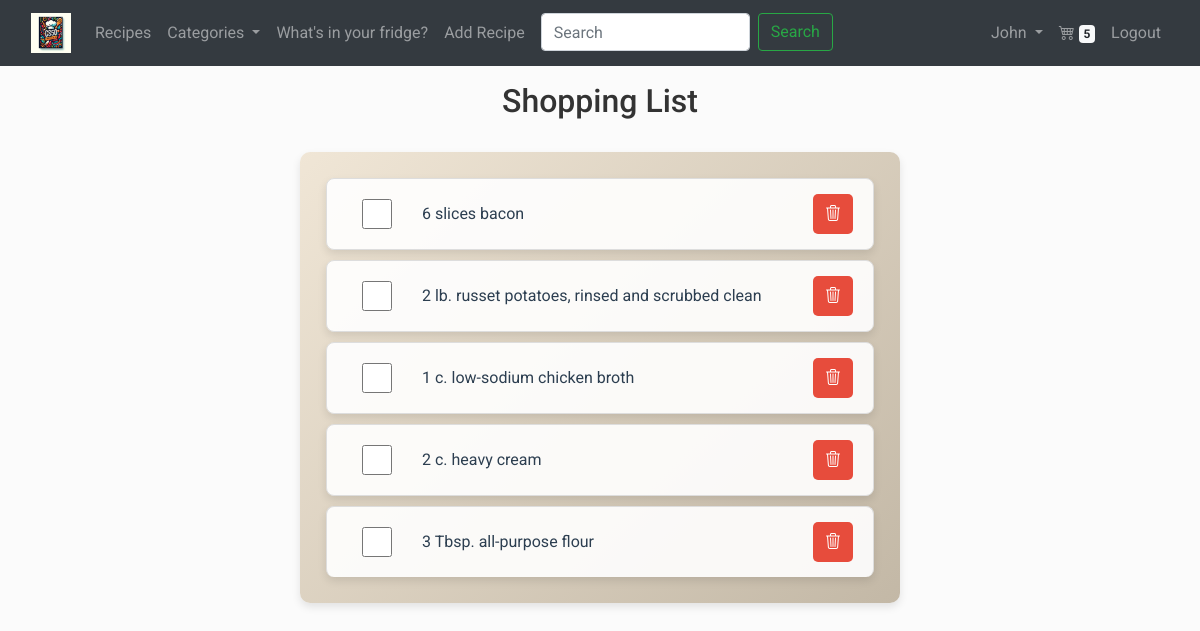
/shopping-list/ (signed in), run on an earlier commit of the app's database.
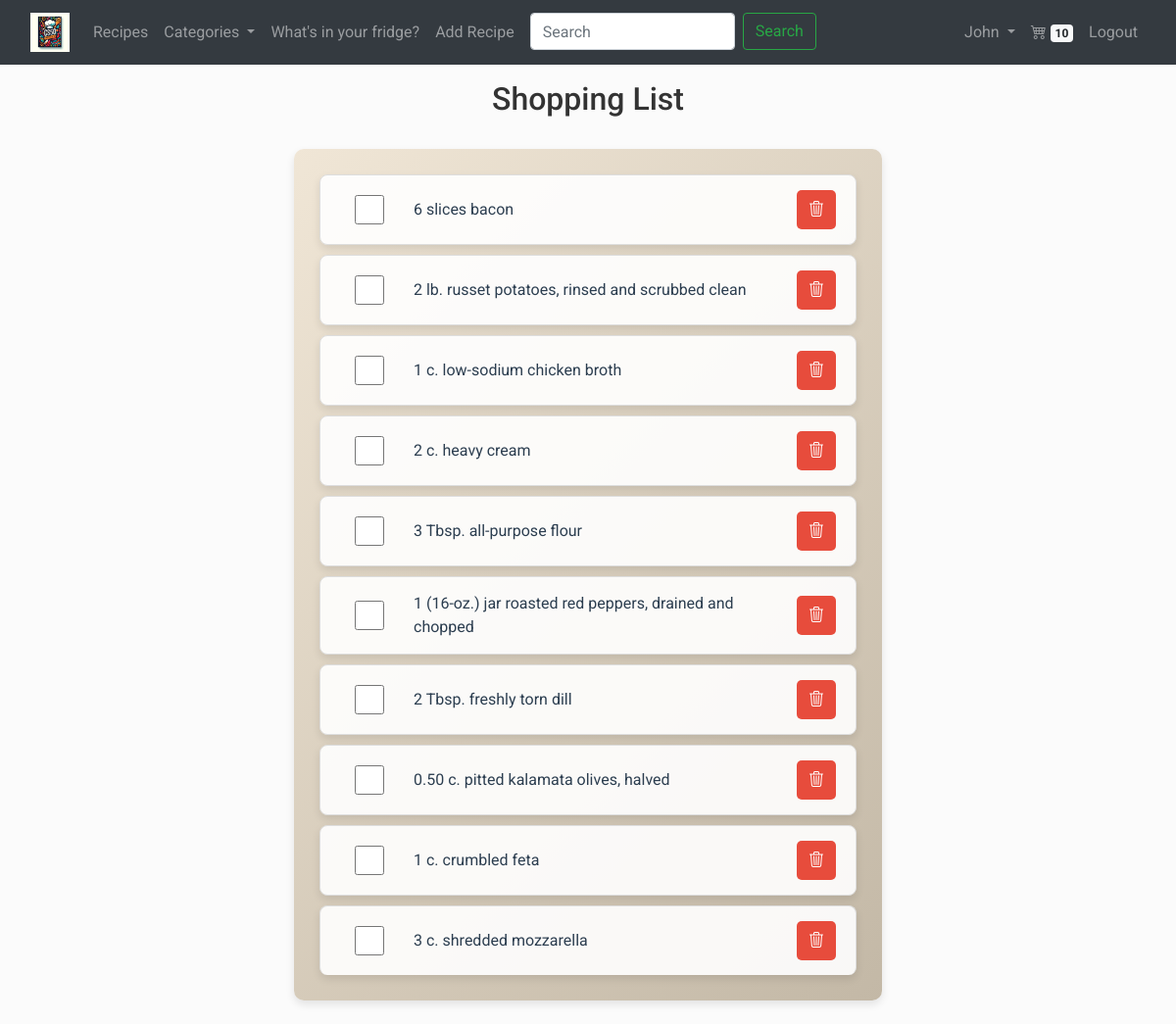
And on a later commit of the database.
### recepies/models.py (models this page shows, shortened)
class ShoppingListItem(models.Model):
    shopping_list = models.ForeignKey(ShoppingList, on_delete=models.CASCADE)
    ingredient = models.ForeignKey(Ingredient, on_delete=models.CASCADE)
    purchased = models.BooleanField(default=False)

class Ingredient(models.Model):
  name = models.CharField(max_length=255, unique=True)
  quantity = models.CharField(max_length=100)
  unit = models.CharField(max_length=50)

### recepies/views.py (the view)
# urls.py: path('shopping-list/', views.view_shopping_list, name='view_shopping_list'),
def view_shopping_list(request):
    categories, shopping_list_items_count = get_categories_and_shopping_list_count(request.user)
    shopping_list, created = ShoppingList.objects.get_or_create(user=request.user)
    return render(request, 'recepies/shopping_list.html', {
        'shopping_list': shopping_list, 'categories': categories, 'shopping_list_items_count': shopping_list_items_count,
    })

### recepies/templatetags/format_quantity.py (called while the page is built)
@register.filter
def format_quantity(value):
    try:
        value = float(value)
        if value.is_integer():
            return int(value)
        else:
             return f"{value:.2f}"
    except ValueError:
        return value

### recepies/utils.py (called while the page is built)
def get_categories_and_shopping_list_count(user):
    categories = Category.objects.all()
    shopping_list_items_count = 0
    if user.is_authenticated:
        try:
            shopping_list = ShoppingList.objects.get(user=user)
            shopping_list_items_count = shopping_list.ingredients.count()
        except ShoppingList.DoesNotExist:
            shopping_list_items_count = 0
    return categories, shopping_list_items_count

### recepies/templates/recepies/shopping_list.html (shortened to what this page needs)
{% extends "recepies/layout.html" %}
{% load format_quantity %}
{% load static %}
{% block body_class %}shopping-list-background{% endblock %}
{% block content %}
<div class"shopping-container">
  <h2 class="mb-4 text-center">Shopping List</h2>
  <section class="exotic-style">
    <ul id="shoppingList" class="mb-4">
        {% for item in shopping_list.shoppinglistitem_set.all %}
        <li id="item-{{ item.id }}">
            <input id="item-{{ item.id }}-0" type="checkbox" onchange="toggleStrikethrough(this);">
            <label for="item-{{ item.id }}-0">
                {{ item.ingredient.quantity|format_quantity }} {{ item.ingredient.unit }} {{ item.ingredient.name }}
            </label>
            <button type="button" class="btn btn-danger" onclick="deleteListItem({{ item.id }})"><i class="bi bi-trash3"></i></button>
        </li>
        {% empty %}
        <li class="justify-content-center"> The list is empty</li>
        {% endfor %}
    </ul>
  </section>
</div>
  {% endblock %}

### recepies/templates/recepies/layout.html (shortened to what this page needs)
{% load static %}
<!DOCTYPE html>
<html lang="en" >
  <head>
    <link
      rel="stylesheet"
      href="https://stackpath.bootstrapcdn.com/bootstrap/4.4.1/css/bootstrap.min.css"
    />
    <link rel="stylesheet" href="https://cdnjs.cloudflare.com/ajax/libs/font-awesome/6.5.1/css/all.min.css" />
    <link href="https://cdn.jsdelivr.net/npm/bootstrap-icons@1.9.1/font/bootstrap-icons.css" rel="stylesheet">
    <link href="{% static 'recepies/style.css' %}" rel="stylesheet" />
  </head>
  <body class="{% block body_class %}{% endblock %}">
    <nav class="navbar navbar-expand-lg navbar-dark bg-dark">
        <div class="container-fluid">
            <a class="navbar-brand" href="{% url 'index' %}">
                <img src="{% static 'recepies/images/Colorful_book.webp' %}" alt="Logo" style="height: 40px;">
            </a>
            <div class="collapse navbar-collapse" id="navbarNav">
                <ul class="navbar-nav me-auto">
                    <li class="nav-item">
                        <a class="nav-link" href="{% url 'index' %}">Recipes</a>
                    </li>
                    <li class="nav-item dropdown">
                        <a class="nav-link dropdown-toggle" href="#" id="navbarDropdownMenuLink" role="button" data-toggle="dropdown" aria-haspopup="true" aria-expanded="false">
                            Categories
                        </a>
                    </li>
                        <li class="nav-item">
                            <a class="nav-link" href="{% url 'your_fridge' %}">What's in your fridge?</a>
                        </li>
                        {% if user.is_authenticated %}
                            <li class="nav-item">
                                <a class="nav-link" href="{% url 'recipe_add' %}">Add Recipe</a>
                            </li>
                        {% endif %}
                        <li class="nav-item">
                            <form action="{% url 'search' %}" method="get" class="d-flex">
                                <input  name="query" class="form-control ml-2 search-input" type="search" placeholder="Search" aria-label="Search">
                                <button class="btn btn-outline-success ml-2 my-sm-0" type="submit">Search</button>
                            </form>
                        </li>
                    </ul>
                    <ul class="navbar-nav ml-auto">
                        {% if user.is_authenticated %}
                        <li class="nav-item dropdown">
                            <a class="nav-link dropdown-toggle" href="#" id="navbarDropdownMenuLink" role="button" data-toggle="dropdown" aria-haspopup="true" aria-expanded="false">
                                {{ user.username }}
                            </a>
                        </li>
                        <li class="nav-item">
                            <a class="dropdown-item nav-link" href="{% url 'view_shopping_list' %}"><i class="bi bi-cart4"></i>  <span class="badge badge-light">{{shopping_list_items_count}}</span></a>
                        </li>
                        <li class="nav-item">
                            <a class="nav-link" href="{% url 'logout' %}">Logout</a>
                        </li>
                    {% endif %}
                </ul>
            </div>
        </div>
    </nav>
    <div class="container pt-3 {% block container_class %}{% endblock %}">
        {% block content %}
        {% endblock %}
    </div>
  </body>
</html>

### recepies/static/recepies/style.css (style rules this page uses)
body { font-family: "Roboto", sans-serif; background-color: #fbfbfb; color: #333; }
.exotic-style { font-family: "Roboto", sans-serif; color: #2c3e50; min-height: 100vh; margin-bottom: 20px; }
#shoppingList { list-style: none; padding: 1rem; width: 100%; max-width: 600px; border-radius: 10px; box-shadow: 0 4px 8px rgba(0, 0, 0, 0.1); background: linear-gradient(135deg, #f0e6d6, #c3b8a6); margin: 2rem auto ; }
#shoppingList li { display: flex; justify-content: space-between; align-items: center; padding: 15px 20px; border-bottom: 1px solid #ccc; background-color: rgba(255, 255, 255, 0.9); transition: background-color 0.3s; border: 1px solid #ddd; border-radius: 8px; margin: 10px; box-shadow: 0 4px 8px rgba(0, 0, 0, 0.1); cursor: pointer; }
#shoppingList li:last-child { border-bottom: none; }
#shoppingList input[type="checkbox"] { margin-right: 15px; width: 60px; height: 30px; cursor: pointer; }
#shoppingList label { flex: 1; font-size: 1rem; margin: 0; cursor: pointer; }
.btn-danger { background-color: #e74c3c; border: none; border-radius: 5px; color: #fff; padding: 8px 12px; cursor: pointer; transition: background-color 0.3s; }

What changed in the data, as far as the page shows it:
added ShoppingListItem: ingredient.quantity "1", ingredient.unit "(16-oz.)", ingredient.name "jar roasted red peppers, drained and chopped"
added ShoppingListItem: ingredient.quantity "2", ingredient.unit "Tbsp.", ingredient.name "freshly torn dill"
added ShoppingListItem: ingredient.quantity "0.50", ingredient.unit "c.", ingredient.name "pitted kalamata olives, halved"
added ShoppingListItem: ingredient.quantity "1", ingredient.unit "c.", ingredient.name "crumbled feta"
added ShoppingListItem: ingredient.quantity "3", ingredient.unit "c.", ingredient.name "shredded mozzarella"
Also different on the page:
{{ shopping_list_items_count }}: "5" → "10"
